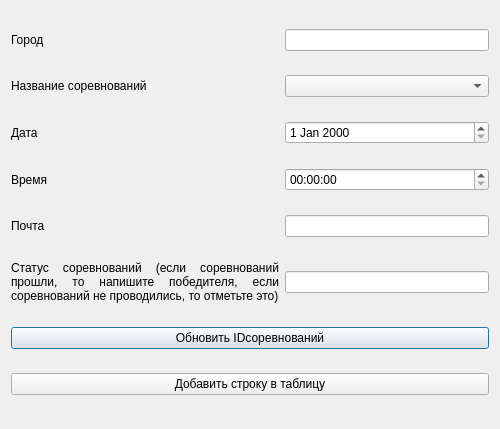
<?xml version="1.0" encoding="UTF-8"?>
<ui version="4.0">
 <class>dobavit_proved</class>
 <widget class="QDialog" name="dobavit_proved">
  <property name="geometry">
   <rect>
    <x>0</x>
    <y>0</y>
    <width>500</width>
    <height>429</height>
   </rect>
  </property>
  <property name="windowTitle">
   <string>Dialog</string>
  </property>
  <layout class="QGridLayout" name="gridLayout">
   <item row="0" column="1">
    <widget class="QLineEdit" name="lineEdit"/>
   </item>
   <item row="0" column="0">
    <widget class="QLabel" name="label">
     <property name="text">
      <string>Город</string>
     </property>
    </widget>
   </item>
   <item row="1" column="1">
    <widget class="QComboBox" name="comboBox"/>
   </item>
   <item row="2" column="0">
    <widget class="QLabel" name="label_3">
     <property name="text">
      <string>Дата</string>
     </property>
    </widget>
   </item>
   <item row="1" column="0">
    <widget class="QLabel" name="label_2">
     <property name="text">
      <string>Название соревнований</string>
     </property>
    </widget>
   </item>
   <item row="3" column="1">
    <widget class="QTimeEdit" name="timeEdit"/>
   </item>
   <item row="3" column="0">
    <widget class="QLabel" name="label_4">
     <property name="text">
      <string>Время</string>
     </property>
    </widget>
   </item>
   <item row="2" column="1">
    <widget class="QDateEdit" name="dateEdit"/>
   </item>
   <item row="4" column="1">
    <widget class="QLineEdit" name="lineEdit_2"/>
   </item>
   <item row="6" column="0" colspan="2">
    <widget class="QPushButton" name="pushButton">
     <property name="text">
      <string>Обновить IDсоревнований</string>
     </property>
    </widget>
   </item>
   <item row="7" column="0" colspan="2">
    <widget class="QPushButton" name="pushButton_2">
     <property name="text">
      <string>Добавить строку в таблицу</string>
     </property>
    </widget>
   </item>
   <item row="4" column="0">
    <widget class="QLabel" name="label_5">
     <property name="text">
      <string>Почта</string>
     </property>
    </widget>
   </item>
   <item row="5" column="0">
    <widget class="QLabel" name="label_6">
     <property name="acceptDrops">
      <bool>false</bool>
     </property>
     <property name="text">
      <string>Статус соревнований (если соревнований прошли, то напишите победителя, если соревнований не проводились, то отметьте это)</string>
     </property>
     <property name="alignment">
      <set>Qt::AlignJustify|Qt::AlignVCenter</set>
     </property>
     <property name="wordWrap">
      <bool>true</bool>
     </property>
     <property name="openExternalLinks">
      <bool>false</bool>
     </property>
    </widget>
   </item>
   <item row="5" column="1">
    <widget class="QLineEdit" name="lineEdit_3"/>
   </item>
  </layout>
 </widget>
 <resources/>
 <connections/>
</ui>
